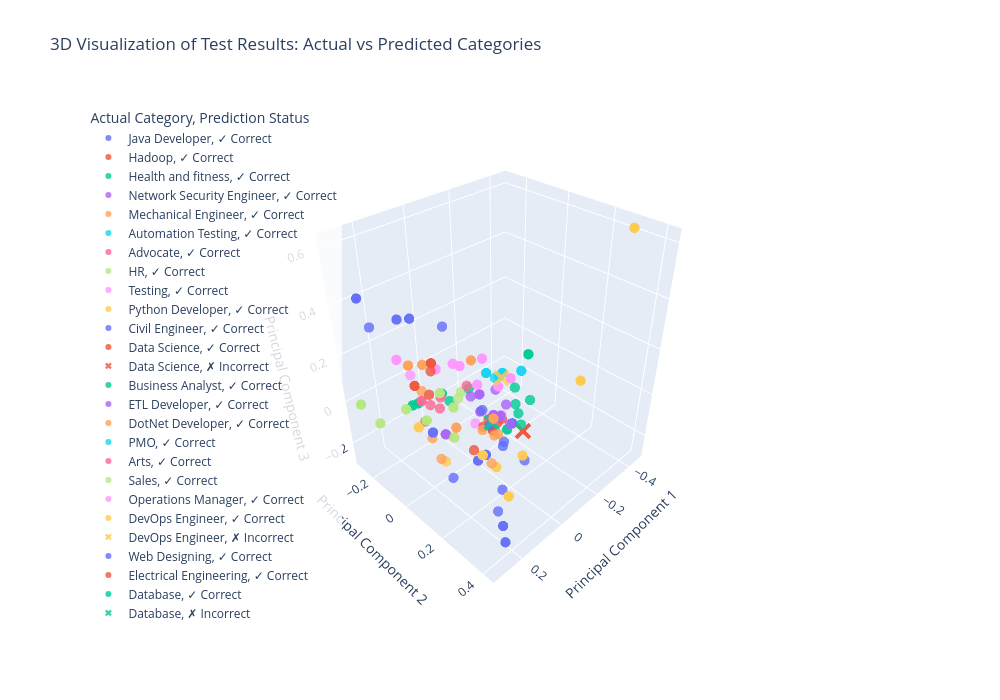

Notebook cell for this chart:
### Code cell
# BLOCK 2: 3D Test Results Visualization (Actual vs Predicted)
from sklearn.decomposition import PCA
import plotly.graph_objects as go
from plotly.subplots import make_subplots
import numpy as np
import pandas as pd

# Get test predictions
y_pred = clf.predict(X_test)
y_test_array = y_test.values if hasattr(y_test, 'values') else np.array(y_test)

# Reduce test data to 3 dimensions
pca_test = PCA(n_components=3)
X_test_dense = X_test.toarray() if hasattr(X_test, 'toarray') else X_test
test_pca = pca_test.fit_transform(X_test_dense)

# Create DataFrame with test results
test_results_df = pd.DataFrame({
    'PC1': test_pca[:, 0],
    'PC2': test_pca[:, 1],
    'PC3': test_pca[:, 2],
    'Actual_Category': le.inverse_transform(y_test_array),
    'Predicted_Category': le.inverse_transform(y_pred),
    'Correct': y_test_array == y_pred
})

# Add column for color coding (green = correct, red = incorrect)
test_results_df['Status'] = test_results_df['Correct'].map({True: '✓ Correct', False: '✗ Incorrect'})

# Create interactive 3D scatter plot
fig2 = px.scatter_3d(
    test_results_df,
    x='PC1',
    y='PC2',
    z='PC3',
    color='Actual_Category',
    symbol='Status',
    symbol_map={'✓ Correct': 'circle', '✗ Incorrect': 'x'},
    title='3D Visualization of Test Results: Actual vs Predicted Categories',
    labels={
        'PC1': 'Principal Component 1',
        'PC2': 'Principal Component 2', 
        'PC3': 'Principal Component 3',
        'Actual_Category': 'Actual Category',
        'Status': 'Prediction Status'
    },
    hover_data={
        'Actual_Category': True,
        'Predicted_Category': True,
        'Status': True,
        'PC1': ':.3f',
        'PC2': ':.3f',
        'PC3': ':.3f'
    },
    opacity=0.8,
    size_max=10
)

# Update marker styles
fig2.update_traces(
    marker=dict(size=6),
    selector=dict(mode='markers')
)

fig2.update_layout(
    scene=dict(
        xaxis_title='Principal Component 1',
        yaxis_title='Principal Component 2',
        zaxis_title='Principal Component 3',
        camera=dict(
            eye=dict(x=1.5, y=1.5, z=1.5)
        )
    ),
    width=1000,
    height=700,
    showlegend=True,
    legend=dict(
        yanchor="top",
        y=0.99,
        xanchor="left",
        x=0.01,
        bgcolor="rgba(255, 255, 255, 0.8)"
    )
)

fig2.show()

# Print test statistics
print("="*60)
print("TEST RESULTS SUMMARY")
print("="*60)
print(f"Total Test Samples: {len(test_results_df)}")
print(f"Correct Predictions: {test_results_df['Correct'].sum()}")
print(f"Incorrect Predictions: {(~test_results_df['Correct']).sum()}")
print(f"Accuracy: {test_results_df['Correct'].mean():.2%}")
print("\n" + "="*60)
print("MISCLASSIFIED SAMPLES:")
print("="*60)
misclassified = test_results_df[~test_results_df['Correct']]
if len(misclassified) > 0:
    for idx, row in misclassified.iterrows():
        print(f"Sample {idx}: Actual={row['Actual_Category']} → Predicted={row['Predicted_Category']}")
else:
    print("No misclassified samples found!")

# Per-category accuracy
print("\n" + "="*60)
print("PER-CATEGORY ACCURACY:")
print("="*60)
category_accuracy = test_results_df.groupby('Actual_Category').agg(
    Total=('Correct', 'count'),
    Correct=('Correct', 'sum')
)
category_accuracy['Accuracy'] = category_accuracy['Correct'] / category_accuracy['Total']
for category in category_accuracy.index:
    print(f"{category:25s}: {category_accuracy.loc[category, 'Accuracy']:.2%} ({int(category_accuracy.loc[category, 'Correct'])}/{int(category_accuracy.loc[category, 'Total'])})")

### Figure 1 — Plotly figure (JSON) as saved in the notebook; plotly's stock layout.template omitted (floating-point values rounded to 4 significant figures)
{"data": [{"customdata": [["Java Developer", "Java Developer", "✓ Correct"], ["Java Developer", "Java Developer", "✓ Correct"], ["Java Developer", "Java Developer", "✓ Correct"], ["Java Developer", "Java Developer", "✓ Correct"], ["Java Developer", "Java Developer", "✓ Correct"], ["Java Developer", "Java Developer", "✓ Correct"], ["Java Developer", "Java Developer", "✓ Correct"], ["Java Developer", "Java Developer", "✓ Correct"], ["Java Developer", "Java Developer", "✓ Correct"], ["Java Developer", "Java Developer", "✓ Correct"], ["Java Developer", "Java Developer", "✓ Correct"], ["Java Developer", "Java Developer", "✓ Correct"], ["Java Developer", "Java Developer", "✓ Correct"], ["Java Developer", "Java Developer", "✓ Correct"], ["Java Developer", "Java Developer", "✓ Correct"]], "hovertemplate": "Actual Category=%{customdata[0]}<br>Prediction Status=%{customdata[2]}<br>Principal Component 1=%{x:.3f}<br>Principal Component 2=%{y:.3f}<br>Principal Component 3=%{z:.3f}<br>Predicted_Category=%{customdata[1]}<extra></extra>", "legendgroup": "Java Developer, ✓ Correct", "marker": {"color": "#636efa", "opacity": 0.8, "size": 6, "symbol": "circle"}, "mode": "markers", "name": "Java Developer, ✓ Correct", "scene": "scene", "showlegend": true, "type": "scatter3d", "x": [0.1483, 0.2069, 0.1457, -0.06694, 0.2566, 0.02857, 0.09647, -0.06694, 0.25, 0.2566, 0.02, 0.2178, 0.1457, 0.2178, 0.09647], "y": [0.304, 0.3427, 0.1854, 0.1399, 0.4253, 0.1918, 0.1721, 0.1399, 0.1764, 0.4253, 0.2837, 0.3767, 0.1854, 0.3767, 0.1721], "z": [-0.1292, -0.1566, -0.07943, -0.07177, -0.1941, -0.06539, -0.09478, -0.07177, -0.09235, -0.1941, -0.09675, -0.1901, -0.07943, -0.1901, -0.09478]}, {"customdata": [["Hadoop", "Hadoop", "✓ Correct"], ["Hadoop", "Hadoop", "✓ Correct"], ["Hadoop", "Hadoop", "✓ Correct"], ["Hadoop", "Hadoop", "✓ Correct"]], "hovertemplate": "Actual Category=%{customdata[0]}<br>Prediction Status=%{customdata[2]}<br>Principal Component 1=%{x:.3f}<br>Principal Component 2=%{y:.3f}<br>Principal Component 3=%{z:.3f}<br>Predicted_Category=%{customdata[1]}<extra></extra>", "legendgroup": "Hadoop, ✓ Correct", "marker": {"color": "#EF553B", "opacity": 0.8, "size": 6, "symbol": "circle"}, "mode": "markers", "name": "Hadoop, ✓ Correct", "scene": "scene", "showlegend": true, "type": "scatter3d", "x": [0.03178, -0.04797, 0.03178, -0.01359], "y": [0.1416, 0.1062, 0.1416, 0.07214], "z": [-0.04367, -0.05906, -0.04367, -0.0614]}, {"customdata": [["Health and fitness", "Health and fitness", "✓ Correct"], ["Health and fitness", "Health and fitness", "✓ Correct"], ["Health and fitness", "Health and fitness", "✓ Correct"], ["Health and fitness", "Health and fitness", "✓ Correct"], ["Health and fitness", "Health and fitness", "✓ Correct"], ["Health and fitness", "Health and fitness", "✓ Correct"], ["Health and fitness", "Health and fitness", "✓ Correct"]], "hovertemplate": "Actual Category=%{customdata[0]}<br>Prediction Status=%{customdata[2]}<br>Principal Component 1=%{x:.3f}<br>Principal Component 2=%{y:.3f}<br>Principal Component 3=%{z:.3f}<br>Predicted_Category=%{customdata[1]}<extra></extra>", "legendgroup": "Health and fitness, ✓ Correct", "marker": {"color": "#00cc96", "opacity": 0.8, "size": 6, "symbol": "circle"}, "mode": "markers", "name": "Health and fitness, ✓ Correct", "scene": "scene", "showlegend": true, "type": "scatter3d", "x": [0.1587, -0.01177, 0.1587, 0.0311, 0.132, 0.132, -0.01177], "y": [-0.1446, -0.1868, -0.1446, -0.08927, -0.1467, -0.1467, -0.1868], "z": [-0.02203, -0.08625, -0.02203, -0.0428, -0.02988, -0.02988, -0.08625]}, {"customdata": [["Network Security Engineer", "Network Security Engineer", "✓ Correct"], ["Network Security Engineer", "Network Security Engineer", "✓ Correct"], ["Network Security Engineer", "Network Security Engineer", "✓ Correct"]], "hovertemplate": "Actual Category=%{customdata[0]}<br>Prediction Status=%{customdata[2]}<br>Principal Component 1=%{x:.3f}<br>Principal Component 2=%{y:.3f}<br>Principal Component 3=%{z:.3f}<br>Predicted_Category=%{customdata[1]}<extra></extra>", "legendgroup": "Network Security Engineer, ✓ Correct", "marker": {"color": "#ab63fa", "opacity": 0.8, "size": 6, "symbol": "circle"}, "mode": "markers", "name": "Network Security Engineer, ✓ Correct", "scene": "scene", "showlegend": true, "type": "scatter3d", "x": [-0.03442, -0.0691, -0.03442], "y": [0.003778, 0.0526, 0.003778], "z": [0.003777, 0.03308, 0.003777]}, {"customdata": [["Mechanical Engineer", "Mechanical Engineer", "✓ Correct"], ["Mechanical Engineer", "Mechanical Engineer", "✓ Correct"], ["Mechanical Engineer", "Mechanical Engineer", "✓ Correct"], ["Mechanical Engineer", "Mechanical Engineer", "✓ Correct"], ["Mechanical Engineer", "Mechanical Engineer", "✓ Correct"], ["Mechanical Engineer", "Mechanical Engineer", "✓ Correct"], ["Mechanical Engineer", "Mechanical Engineer", "✓ Correct"], ["Mechanical Engineer", "Mechanical Engineer", "✓ Correct"]], "hovertemplate": "Actual Category=%{customdata[0]}<br>Prediction Status=%{customdata[2]}<br>Principal Component 1=%{x:.3f}<br>Principal Component 2=%{y:.3f}<br>Principal Component 3=%{z:.3f}<br>Predicted_Category=%{customdata[1]}<extra></extra>", "legendgroup": "Mechanical Engineer, ✓ Correct", "marker": {"color": "#FFA15A", "opacity": 0.8, "size": 6, "symbol": "circle"}, "mode": "markers", "name": "Mechanical Engineer, ✓ Correct", "scene": "scene", "showlegend": true, "type": "scatter3d", "x": [-0.1839, 0.1282, 0.1159, 0.1282, 0.1405, 0.1159, -0.1839, 0.1282], "y": [-0.2038, -0.1915, -0.1242, -0.1915, -0.1075, -0.1242, -0.2038, -0.1915], "z": [-0.02336, 0.1163, 0.1474, 0.1163, 0.05462, 0.1474, -0.02336, 0.1163]}, {"customdata": [["Automation Testing", "Automation Testing", "✓ Correct"], ["Automation Testing", "Automation Testing", "✓ Correct"], ["Automation Testing", "Automation Testing", "✓ Correct"], ["Automation Testing", "Automation Testing", "✓ Correct"], ["Automation Testing", "Automation Testing", "✓ Correct"]], "hovertemplate": "Actual Category=%{customdata[0]}<br>Prediction Status=%{customdata[2]}<br>Principal Component 1=%{x:.3f}<br>Principal Component 2=%{y:.3f}<br>Principal Component 3=%{z:.3f}<br>Predicted_Category=%{customdata[1]}<extra></extra>", "legendgroup": "Automation Testing, ✓ Correct", "marker": {"color": "#19d3f3", "opacity": 0.8, "size": 6, "symbol": "circle"}, "mode": "markers", "name": "Automation Testing, ✓ Correct", "scene": "scene", "showlegend": true, "type": "scatter3d", "x": [-0.03839, -0.03839, -0.1982, -0.03839, -0.1982], "y": [0.03697, 0.03697, 0.05742, 0.03697, 0.05742], "z": [0.1154, 0.1154, 0.05286, 0.1154, 0.05286]}, {"customdata": [["Advocate", "Advocate", "✓ Correct"], ["Advocate", "Advocate", "✓ Correct"], ["Advocate", "Advocate", "✓ Correct"]], "hovertemplate": "Actual Category=%{customdata[0]}<br>Prediction Status=%{customdata[2]}<br>Principal Component 1=%{x:.3f}<br>Principal Component 2=%{y:.3f}<br>Principal Component 3=%{z:.3f}<br>Predicted_Category=%{customdata[1]}<extra></extra>", "legendgroup": "Advocate, ✓ Correct", "marker": {"color": "#FF6692", "opacity": 0.8, "size": 6, "symbol": "circle"}, "mode": "markers", "name": "Advocate, ✓ Correct", "scene": "scene", "showlegend": true, "type": "scatter3d", "x": [0.1867, 0.07826, 0.1867], "y": [-0.0381, -0.08135, -0.0381], "z": [-0.01714, 0.004875, -0.01714]}, {"customdata": [["HR", "HR", "✓ Correct"], ["HR", "HR", "✓ Correct"], ["HR", "HR", "✓ Correct"], ["HR", "HR", "✓ Correct"], ["HR", "HR", "✓ Correct"], ["HR", "HR", "✓ Correct"], ["HR", "HR", "✓ Correct"], ["HR", "HR", "✓ Correct"], ["HR", "HR", "✓ Correct"], ["HR", "HR", "✓ Correct"], ["HR", "HR", "✓ Correct"], ["HR", "HR", "✓ Correct"]], "hovertemplate": "Actual Category=%{customdata[0]}<br>Prediction Status=%{customdata[2]}<br>Principal Component 1=%{x:.3f}<br>Principal Component 2=%{y:.3f}<br>Principal Component 3=%{z:.3f}<br>Predicted_Category=%{customdata[1]}<extra></extra>", "legendgroup": "HR, ✓ Correct", "marker": {"color": "#B6E880", "opacity": 0.8, "size": 6, "symbol": "circle"}, "mode": "markers", "name": "HR, ✓ Correct", "scene": "scene", "showlegend": true, "type": "scatter3d", "x": [0.2991, 0.1909, 0.1909, 0.3079, -0.04144, 0.1736, 0.3079, 0.1694, 0.3079, 0.2991, 0.3079, 0.1694], "y": [-0.1489, -0.1407, -0.1407, -0.2454, -0.1067, 0.06378, -0.2454, -0.05277, -0.2454, -0.1489, -0.2454, -0.05277], "z": [-0.02444, -0.01951, -0.01951, 0.009517, -0.05064, -0.022, 0.009517, -0.03146, 0.009517, -0.02444, 0.009517, -0.03146]}, {"customdata": [["Testing", "Testing", "✓ Correct"], ["Testing", "Testing", "✓ Correct"], ["Testing", "Testing", "✓ Correct"], ["Testing", "Testing", "✓ Correct"], ["Testing", "Testing", "✓ Correct"], ["Testing", "Testing", "✓ Correct"], ["Testing", "Testing", "✓ Correct"], ["Testing", "Testing", "✓ Correct"], ["Testing", "Testing", "✓ Correct"], ["Testing", "Testing", "✓ Correct"], ["Testing", "Testing", "✓ Correct"], ["Testing", "Testing", "✓ Correct"], ["Testing", "Testing", "✓ Correct"], ["Testing", "Testing", "✓ Correct"], ["Testing", "Testing", "✓ Correct"], ["Testing", "Testing", "✓ Correct"]], "hovertemplate": "Actual Category=%{customdata[0]}<br>Prediction Status=%{customdata[2]}<br>Principal Component 1=%{x:.3f}<br>Principal Component 2=%{y:.3f}<br>Principal Component 3=%{z:.3f}<br>Predicted_Category=%{customdata[1]}<extra></extra>", "legendgroup": "Testing, ✓ Correct", "marker": {"color": "#FF97FF", "opacity": 0.8, "size": 6, "symbol": "circle"}, "mode": "markers", "name": "Testing, ✓ Correct", "scene": "scene", "showlegend": true, "type": "scatter3d", "x": [0.04053, -0.0253, 0.04053, 0.2765, -0.01712, 0.2765, -0.07136, 0.2765, 0.2765, -0.07136, 0.2765, -0.07136, 0.04053, 0.08834, -0.0253, 0.1583], "y": [-0.1468, -0.1274, -0.1468, -0.0379, 0.1351, -0.0379, -0.1435, -0.0379, -0.0379, -0.1435, -0.0379, -0.1435, -0.1468, 0.1133, -0.1274, -0.1408], "z": [0.07771, 0.07876, 0.07771, 0.2919, -0.005361, 0.2919, 0.03693, 0.2919, 0.2919, 0.03693, 0.2919, 0.03693, 0.07771, 0.006794, 0.07876, 0.1158]}, {"customdata": [["Python Developer", "Python Developer", "✓ Correct"], ["Python Developer", "Python Developer", "✓ Correct"], ["Python Developer", "Python Developer", "✓ Correct"], ["Python Developer", "Python Developer", "✓ Correct"], ["Python Developer", "Python Developer", "✓ Correct"], ["Python Developer", "Python Developer", "✓ Correct"], ["Python Developer", "Python Developer", "✓ Correct"], ["Python Developer", "Python Developer", "✓ Correct"], ["Python Developer", "Python Developer", "✓ Correct"], ["Python Developer", "Python Developer", "✓ Correct"]], "hovertemplate": "Actual Category=%{customdata[0]}<br>Prediction Status=%{customdata[2]}<br>Principal Component 1=%{x:.3f}<br>Principal Component 2=%{y:.3f}<br>Principal Component 3=%{z:.3f}<br>Predicted_Category=%{customdata[1]}<extra></extra>", "legendgroup": "Python Developer, ✓ Correct", "marker": {"color": "#FECB52", "opacity": 0.8, "size": 6, "symbol": "circle"}, "mode": "markers", "name": "Python Developer, ✓ Correct", "scene": "scene", "showlegend": true, "type": "scatter3d", "x": [0.2515, 0.2477, 0.2477, 0.001685, 0.001685, 0.1023, 0.1023, 0.06424, 0.06424, 0.06424], "y": [0.1447, 0.005722, 0.005722, 0.2573, 0.2573, 0.2289, 0.2289, 0.121, 0.121, 0.121], "z": [-0.03834, 0.02141, 0.02141, -0.1052, -0.1052, -0.1099, -0.1099, -0.1536, -0.1536, -0.1536]}, {"customdata": [["Civil Engineer", "Civil Engineer", "✓ Correct"], ["Civil Engineer", "Civil Engineer", "✓ Correct"], ["Civil Engineer", "Civil Engineer", "✓ Correct"], ["Civil Engineer", "Civil Engineer", "✓ Correct"], ["Civil Engineer", "Civil Engineer", "✓ Correct"], ["Civil Engineer", "Civil Engineer", "✓ Correct"], ["Civil Engineer", "Civil Engineer", "✓ Correct"], ["Civil Engineer", "Civil Engineer", "✓ Correct"], ["Civil Engineer", "Civil Engineer", "✓ Correct"]], "hovertemplate": "Actual Category=%{customdata[0]}<br>Prediction Status=%{customdata[2]}<br>Principal Component 1=%{x:.3f}<br>Principal Component 2=%{y:.3f}<br>Principal Component 3=%{z:.3f}<br>Predicted_Category=%{customdata[1]}<extra></extra>", "legendgroup": "Civil Engineer, ✓ Correct", "marker": {"color": "#636efa", "opacity": 0.8, "size": 6, "symbol": "circle"}, "mode": "markers", "name": "Civil Engineer, ✓ Correct", "scene": "scene", "showlegend": true, "type": "scatter3d", "x": [0.1425, 0.1425, 0.0434, 0.2401, 0.2401, -0.07053, 0.2401, 0.0434, 0.2294], "y": [-0.211, -0.211, -0.2762, -0.2858, -0.2858, -0.2321, -0.2858, -0.2762, -0.2493], "z": [0.3061, 0.3061, 0.2387, 0.3974, 0.3974, 0.1736, 0.3974, 0.2387, 0.296]}, {"customdata": [["Data Science", "Data Science", "✓ Correct"], ["Data Science", "Data Science", "✓ Correct"], ["Data Science", "Data Science", "✓ Correct"]], "hovertemplate": "Actual Category=%{customdata[0]}<br>Prediction Status=%{customdata[2]}<br>Principal Component 1=%{x:.3f}<br>Principal Component 2=%{y:.3f}<br>Principal Component 3=%{z:.3f}<br>Predicted_Category=%{customdata[1]}<extra></extra>", "legendgroup": "Data Science, ✓ Correct", "marker": {"color": "#EF553B", "opacity": 0.8, "size": 6, "symbol": "circle"}, "mode": "markers", "name": "Data Science, ✓ Correct", "scene": "scene", "showlegend": true, "type": "scatter3d", "x": [-0.03987, -0.003759, 0.1222], "y": [0.09182, 0.05466, 0.1401], "z": [-0.08096, -0.1013, -0.07712]}, {"customdata": [["Data Science", "SAP Developer", "✗ Incorrect"], ["Data Science", "SAP Developer", "✗ Incorrect"]], "hovertemplate": "Actual Category=%{customdata[0]}<br>Prediction Status=%{customdata[2]}<br>Principal Component 1=%{x:.3f}<br>Principal Component 2=%{y:.3f}<br>Principal Component 3=%{z:.3f}<br>Predicted_Category=%{customdata[1]}<extra></extra>", "legendgroup": "Data Science, ✗ Incorrect", "marker": {"color": "#EF553B", "opacity": 0.8, "size": 6, "symbol": "x"}, "mode": "markers", "name": "Data Science, ✗ Incorrect", "scene": "scene", "showlegend": true, "type": "scatter3d", "x": [-0.1367, -0.1367], "y": [0.1306, 0.1306], "z": [-0.1579, -0.1579]}, {"customdata": [["Business Analyst", "Business Analyst", "✓ Correct"], ["Business Analyst", "Business Analyst", "✓ Correct"], ["Business Analyst", "Business Analyst", "✓ Correct"], ["Business Analyst", "Business Analyst", "✓ Correct"]], "hovertemplate": "Actual Category=%{customdata[0]}<br>Prediction Status=%{customdata[2]}<br>Principal Component 1=%{x:.3f}<br>Principal Component 2=%{y:.3f}<br>Principal Component 3=%{z:.3f}<br>Predicted_Category=%{customdata[1]}<extra></extra>", "legendgroup": "Business Analyst, ✓ Correct", "marker": {"color": "#00cc96", "opacity": 0.8, "size": 6, "symbol": "circle"}, "mode": "markers", "name": "Business Analyst, ✓ Correct", "scene": "scene", "showlegend": true, "type": "scatter3d", "x": [-0.07433, -0.3962, -0.3962, -0.3962], "y": [-0.09892, -0.08744, -0.08744, -0.08744], "z": [-0.04798, -0.04079, -0.04079, -0.04079]}, {"customdata": [["ETL Developer", "ETL Developer", "✓ Correct"], ["ETL Developer", "ETL Developer", "✓ Correct"], ["ETL Developer", "ETL Developer", "✓ Correct"], ["ETL Developer", "ETL Developer", "✓ Correct"], ["ETL Developer", "ETL Developer", "✓ Correct"], ["ETL Developer", "ETL Developer", "✓ Correct"], ["ETL Developer", "ETL Developer", "✓ Correct"]], "hovertemplate": "Actual Category=%{customdata[0]}<br>Prediction Status=%{customdata[2]}<br>Principal Component 1=%{x:.3f}<br>Principal Component 2=%{y:.3f}<br>Principal Component 3=%{z:.3f}<br>Predicted_Category=%{customdata[1]}<extra></extra>", "legendgroup": "ETL Developer, ✓ Correct", "marker": {"color": "#ab63fa", "opacity": 0.8, "size": 6, "symbol": "circle"}, "mode": "markers", "name": "ETL Developer, ✓ Correct", "scene": "scene", "showlegend": true, "type": "scatter3d", "x": [-0.08383, -0.01586, 0.1627, 0.1627, -0.01586, -0.01586, -0.08383], "y": [0.06335, 0.02657, 0.04089, 0.04089, 0.02657, 0.02657, 0.06335], "z": [-0.09243, -0.05336, -0.04123, -0.04123, -0.05336, -0.05336, -0.09243]}, {"customdata": [["DotNet Developer", "DotNet Developer", "✓ Correct"], ["DotNet Developer", "DotNet Developer", "✓ Correct"], ["DotNet Developer", "DotNet Developer", "✓ Correct"], ["DotNet Developer", "DotNet Developer", "✓ Correct"], ["DotNet Developer", "DotNet Developer", "✓ Correct"]], "hovertemplate": "Actual Category=%{customdata[0]}<br>Prediction Status=%{customdata[2]}<br>Principal Component 1=%{x:.3f}<br>Principal Component 2=%{y:.3f}<br>Principal Component 3=%{z:.3f}<br>Predicted_Category=%{customdata[1]}<extra></extra>", "legendgroup": "DotNet Developer, ✓ Correct", "marker": {"color": "#FFA15A", "opacity": 0.8, "size": 6, "symbol": "circle"}, "mode": "markers", "name": "DotNet Developer, ✓ Correct", "scene": "scene", "showlegend": true, "type": "scatter3d", "x": [0.02437, 0.09989, 0.02378, 0.219, 0.241], "y": [0.08056, 0.2039, 0.1398, 0.03892, 0.1087], "z": [-0.08395, -0.1107, -0.07222, -0.02426, -0.05858]}, {"customdata": [["PMO", "PMO", "✓ Correct"], ["PMO", "PMO", "✓ Correct"], ["PMO", "PMO", "✓ Correct"], ["PMO", "PMO", "✓ Correct"], ["PMO", "PMO", "✓ Correct"], ["PMO", "PMO", "✓ Correct"], ["PMO", "PMO", "✓ Correct"]], "hovertemplate": "Actual Category=%{customdata[0]}<br>Prediction Status=%{customdata[2]}<br>Principal Component 1=%{x:.3f}<br>Principal Component 2=%{y:.3f}<br>Principal Component 3=%{z:.3f}<br>Predicted_Category=%{customdata[1]}<extra></extra>", "legendgroup": "PMO, ✓ Correct", "marker": {"color": "#19d3f3", "opacity": 0.8, "size": 6, "symbol": "circle"}, "mode": "markers", "name": "PMO, ✓ Correct", "scene": "scene", "showlegend": true, "type": "scatter3d", "x": [-0.3158, -0.3123, -0.2641, -0.3123, -0.3158, -0.3158, -0.3123], "y": [-0.1578, -0.1739, -0.1499, -0.1739, -0.1578, -0.1578, -0.1739], "z": [-0.1304, -0.155, -0.1246, -0.155, -0.1304, -0.1304, -0.155]}, {"customdata": [["Arts", "Arts", "✓ Correct"], ["Arts", "Arts", "✓ Correct"], ["Arts", "Arts", "✓ Correct"], ["Arts", "Arts", "✓ Correct"], ["Arts", "Arts", "✓ Correct"], ["Arts", "Arts", "✓ Correct"]], "hovertemplate": "Actual Category=%{customdata[0]}<br>Prediction Status=%{customdata[2]}<br>Principal Component 1=%{x:.3f}<br>Principal Component 2=%{y:.3f}<br>Principal Component 3=%{z:.3f}<br>Predicted_Category=%{customdata[1]}<extra></extra>", "legendgroup": "Arts, ✓ Correct", "marker": {"color": "#FF6692", "opacity": 0.8, "size": 6, "symbol": "circle"}, "mode": "markers", "name": "Arts, ✓ Correct", "scene": "scene", "showlegend": true, "type": "scatter3d", "x": [0.1142, 0.1522, -0.08634, 0.1165, 0.0827, 0.1522], "y": [-0.09656, -0.0965, -0.1237, -0.04087, -0.07479, -0.0965], "z": [-0.01905, 0.02245, -0.05491, -0.0003869, 0.02439, 0.02245]}, {"customdata": [["Sales", "Sales", "✓ Correct"], ["Sales", "Sales", "✓ Correct"], ["Sales", "Sales", "✓ Correct"], ["Sales", "Sales", "✓ Correct"], ["Sales", "Sales", "✓ Correct"], ["Sales", "Sales", "✓ Correct"], ["Sales", "Sales", "✓ Correct"], ["Sales", "Sales", "✓ Correct"]], "hovertemplate": "Actual Category=%{customdata[0]}<br>Prediction Status=%{customdata[2]}<br>Principal Component 1=%{x:.3f}<br>Principal Component 2=%{y:.3f}<br>Principal Component 3=%{z:.3f}<br>Predicted_Category=%{customdata[1]}<extra></extra>", "legendgroup": "Sales, ✓ Correct", "marker": {"color": "#B6E880", "opacity": 0.8, "size": 6, "symbol": "circle"}, "mode": "markers", "name": "Sales, ✓ Correct", "scene": "scene", "showlegend": true, "type": "scatter3d", "x": [0.003353, -0.005138, -0.005138, 0.003353, 0.1158, 0.1158, -0.0565, -0.005138], "y": [-0.1023, -0.1907, -0.1907, -0.1023, 0.02993, 0.02993, -0.145, -0.1907], "z": [-0.0981, -0.08292, -0.08292, -0.0981, -0.09398, -0.09398, -0.1134, -0.08292]}, {"customdata": [["Operations Manager", "Operations Manager", "✓ Correct"], ["Operations Manager", "Operations Manager", "✓ Correct"], ["Operations Manager", "Operations Manager", "✓ Correct"], ["Operations Manager", "Operations Manager", "✓ Correct"], ["Operations Manager", "Operations Manager", "✓ Correct"], ["Operations Manager", "Operations Manager", "✓ Correct"], ["Operations Manager", "Operations Manager", "✓ Correct"], ["Operations Manager", "Operations Manager", "✓ Correct"], ["Operations Manager", "Operations Manager", "✓ Correct"], ["Operations Manager", "Operations Manager", "✓ Correct"], ["Operations Manager", "Operations Manager", "✓ Correct"], ["Operations Manager", "Operations Manager", "✓ Correct"]], "hovertemplate": "Actual Category=%{customdata[0]}<br>Prediction Status=%{customdata[2]}<br>Principal Component 1=%{x:.3f}<br>Principal Component 2=%{y:.3f}<br>Principal Component 3=%{z:.3f}<br>Predicted_Category=%{customdata[1]}<extra></extra>", "legendgroup": "Operations Manager, ✓ Correct", "marker": {"color": "#FF97FF", "opacity": 0.8, "size": 6, "symbol": "circle"}, "mode": "markers", "name": "Operations Manager, ✓ Correct", "scene": "scene", "showlegend": true, "type": "scatter3d", "x": [-0.4581, -0.224, -0.1915, -0.1915, -0.4581, -0.3099, -0.3099, -0.3099, -0.4581, -0.4581, -0.224, -0.224], "y": [-0.2456, -0.1817, -0.1792, -0.1792, -0.2456, -0.1764, -0.1764, -0.1764, -0.2456, -0.2456, -0.1817, -0.1817], "z": [-0.2804, -0.0239, -0.1371, -0.1371, -0.2804, -0.2089, -0.2089, -0.2089, -0.2804, -0.2804, -0.0239, -0.0239]}, {"customdata": [["DevOps Engineer", "DevOps Engineer", "✓ Correct"], ["DevOps Engineer", "DevOps Engineer", "✓ Correct"], ["DevOps Engineer", "DevOps Engineer", "✓ Correct"], ["DevOps Engineer", "DevOps Engineer", "✓ Correct"], ["DevOps Engineer", "DevOps Engineer", "✓ Correct"], ["DevOps Engineer", "DevOps Engineer", "✓ Correct"], ["DevOps Engineer", "DevOps Engineer", "✓ Correct"], ["DevOps Engineer", "DevOps Engineer", "✓ Correct"], ["DevOps Engineer", "DevOps Engineer", "✓ Correct"], ["DevOps Engineer", "DevOps Engineer", "✓ Correct"], ["DevOps Engineer", "DevOps Engineer", "✓ Correct"], ["DevOps Engineer", "DevOps Engineer", "✓ Correct"], ["DevOps Engineer", "DevOps Engineer", "✓ Correct"]], "hovertemplate": "Actual Category=%{customdata[0]}<br>Prediction Status=%{customdata[2]}<br>Principal Component 1=%{x:.3f}<br>Principal Component 2=%{y:.3f}<br>Principal Component 3=%{z:.3f}<br>Predicted_Category=%{customdata[1]}<extra></extra>", "legendgroup": "DevOps Engineer, ✓ Correct", "marker": {"color": "#FECB52", "opacity": 0.8, "size": 6, "symbol": "circle"}, "mode": "markers", "name": "DevOps Engineer, ✓ Correct", "scene": "scene", "showlegend": true, "type": "scatter3d", "x": [-0.4409, -0.4409, 0.1777, 0.1777, -0.2267, -0.4409, -0.4409, -0.2267, -0.2267, -0.2267, -0.4409, -0.4409, 0.1777], "y": [0.3064, 0.3064, 0.3617, 0.3617, 0.3081, 0.3064, 0.3064, 0.3081, 0.3081, 0.3081, 0.3064, 0.3064, 0.3617], "z": [0.6182, 0.6182, -0.09389, -0.09389, 0.126, 0.6182, 0.6182, 0.126, 0.126, 0.126, 0.6182, 0.6182, -0.09389]}, {"customdata": [["DevOps Engineer", "PMO", "✗ Incorrect"]], "hovertemplate": "Actual Category=%{customdata[0]}<br>Prediction Status=%{customdata[2]}<br>Principal Component 1=%{x:.3f}<br>Principal Component 2=%{y:.3f}<br>Principal Component 3=%{z:.3f}<br>Predicted_Category=%{customdata[1]}<extra></extra>", "legendgroup": "DevOps Engineer, ✗ Incorrect", "marker": {"color": "#FECB52", "opacity": 0.8, "size": 6, "symbol": "x"}, "mode": "markers", "name": "DevOps Engineer, ✗ Incorrect", "scene": "scene", "showlegend": true, "type": "scatter3d", "x": [-0.2447], "y": [-0.09156], "z": [-0.08283]}, {"customdata": [["Web Designing", "Web Designing", "✓ Correct"], ["Web Designing", "Web Designing", "✓ Correct"], ["Web Designing", "Web Designing", "✓ Correct"], ["Web Designing", "Web Designing", "✓ Correct"], ["Web Designing", "Web Designing", "✓ Correct"]], "hovertemplate": "Actual Category=%{customdata[0]}<br>Prediction Status=%{customdata[2]}<br>Principal Component 1=%{x:.3f}<br>Principal Component 2=%{y:.3f}<br>Principal Component 3=%{z:.3f}<br>Predicted_Category=%{customdata[1]}<extra></extra>", "legendgroup": "Web Designing, ✓ Correct", "marker": {"color": "#636efa", "opacity": 0.8, "size": 6, "symbol": "circle"}, "mode": "markers", "name": "Web Designing, ✓ Correct", "scene": "scene", "showlegend": true, "type": "scatter3d", "x": [-0.01177, 0.1877, 0.1877, 0.01681, 0.04989], "y": [0.04201, 0.002458, 0.002458, 0.1079, 0.2084], "z": [-0.03465, -0.0417, -0.0417, -0.05014, -0.06038]}, {"customdata": [["Electrical Engineering", "Electrical Engineering", "✓ Correct"], ["Electrical Engineering", "Electrical Engineering", "✓ Correct"], ["Electrical Engineering", "Electrical Engineering", "✓ Correct"], ["Electrical Engineering", "Electrical Engineering", "✓ Correct"], ["Electrical Engineering", "Electrical Engineering", "✓ Correct"], ["Electrical Engineering", "Electrical Engineering", "✓ Correct"]], "hovertemplate": "Actual Category=%{customdata[0]}<br>Prediction Status=%{customdata[2]}<br>Principal Component 1=%{x:.3f}<br>Principal Component 2=%{y:.3f}<br>Principal Component 3=%{z:.3f}<br>Predicted_Category=%{customdata[1]}<extra></extra>", "legendgroup": "Electrical Engineering, ✓ Correct", "marker": {"color": "#EF553B", "opacity": 0.8, "size": 6, "symbol": "circle"}, "mode": "markers", "name": "Electrical Engineering, ✓ Correct", "scene": "scene", "showlegend": true, "type": "scatter3d", "x": [0.1544, 0.03214, 0.08127, 0.1544, 0.1052, 0.03214], "y": [-0.1269, -0.1832, -0.1241, -0.1269, -0.112, -0.1832], "z": [0.07441, 0.08237, 0.1017, 0.07441, 0.01516, 0.08237]}, {"customdata": [["Database", "Database", "✓ Correct"], ["Database", "Database", "✓ Correct"], ["Database", "Database", "✓ Correct"], ["Database", "Database", "✓ Correct"], ["Database", "Database", "✓ Correct"], ["Database", "Database", "✓ Correct"], ["Database", "Database", "✓ Correct"]], "hovertemplate": "Actual Category=%{customdata[0]}<br>Prediction Status=%{customdata[2]}<br>Principal Component 1=%{x:.3f}<br>Principal Component 2=%{y:.3f}<br>Principal Component 3=%{z:.3f}<br>Predicted_Category=%{customdata[1]}<extra></extra>", "legendgroup": "Database, ✓ Correct", "marker": {"color": "#00cc96", "opacity": 0.8, "size": 6, "symbol": "circle"}, "mode": "markers", "name": "Database, ✓ Correct", "scene": "scene", "showlegend": true, "type": "scatter3d", "x": [-0.05949, -0.05346, -0.05346, -0.1868, -0.1126, -0.1397, -0.112], "y": [0.19, 0.1277, 0.1277, 0.1156, 0.1117, 0.08106, 0.1272], "z": [-0.04218, -0.1003, -0.1003, -0.04613, -0.02494, 0.01962, -0.05903]}, {"customdata": [["Database", "Data Science", "✗ Incorrect"]], "hovertemplate": "Actual Category=%{customdata[0]}<br>Prediction Status=%{customdata[2]}<br>Principal Component 1=%{x:.3f}<br>Principal Component 2=%{y:.3f}<br>Principal Component 3=%{z:.3f}<br>Predicted_Category=%{customdata[1]}<extra></extra>", "legendgroup": "Database, ✗ Incorrect", "marker": {"color": "#00cc96", "opacity": 0.8, "size": 6, "symbol": "x"}, "mode": "markers", "name": "Database, ✗ Incorrect", "scene": "scene", "showlegend": true, "type": "scatter3d", "x": [-0.04911], "y": [0.0524], "z": [-0.1101]}, {"customdata": [["SAP Developer", "SAP Developer", "✓ Correct"], ["SAP Developer", "SAP Developer", "✓ Correct"], ["SAP Developer", "SAP Developer", "✓ Correct"], ["SAP Developer", "SAP Developer", "✓ Correct"], ["SAP Developer", "SAP Developer", "✓ Correct"], ["SAP Developer", "SAP Developer", "✓ Correct"], ["SAP Developer", "SAP Developer", "✓ Correct"]], "hovertemplate": "Actual Category=%{customdata[0]}<br>Prediction Status=%{customdata[2]}<br>Principal Component 1=%{x:.3f}<br>Principal Component 2=%{y:.3f}<br>Principal Component 3=%{z:.3f}<br>Predicted_Category=%{customdata[1]}<extra></extra>", "legendgroup": "SAP Developer, ✓ Correct", "marker": {"color": "#ab63fa", "opacity": 0.8, "size": 6, "symbol": "circle"}, "mode": "markers", "name": "SAP Developer, ✓ Correct", "scene": "scene", "showlegend": true, "type": "scatter3d", "x": [-0.02365, -0.08867, -0.08193, -0.06446, -0.1586, -0.08193, -0.08867], "y": [-0.03177, 0.03573, 0.02794, 0.132, 0.01913, 0.02794, 0.03573], "z": [-0.02017, -0.1207, -0.1084, -0.07818, -0.1073, -0.1084, -0.1207]}, {"customdata": [["Blockchain", "Blockchain", "✓ Correct"], ["Blockchain", "Blockchain", "✓ Correct"], ["Blockchain", "Blockchain", "✓ Correct"], ["Blockchain", "Blockchain", "✓ Correct"], ["Blockchain", "Blockchain", "✓ Correct"], ["Blockchain", "Blockchain", "✓ Correct"], ["Blockchain", "Blockchain", "✓ Correct"]], "hovertemplate": "Actual Category=%{customdata[0]}<br>Prediction Status=%{customdata[2]}<br>Principal Component 1=%{x:.3f}<br>Principal Component 2=%{y:.3f}<br>Principal Component 3=%{z:.3f}<br>Predicted_Category=%{customdata[1]}<extra></extra>", "legendgroup": "Blockchain, ✓ Correct", "marker": {"color": "#FFA15A", "opacity": 0.8, "size": 6, "symbol": "circle"}, "mode": "markers", "name": "Blockchain, ✓ Correct", "scene": "scene", "showlegend": true, "type": "scatter3d", "x": [0.1078, 0.1078, 0.02325, 0.02325, 0.04247, 0.02325, 0.02325], "y": [0.03349, 0.03349, 0.1357, 0.1357, 0.1776, 0.1357, 0.1357], "z": [-0.05002, -0.05002, 0.002617, 0.002617, -0.02999, 0.002617, 0.002617]}], "layout": {"height": 700, "legend": {"bgcolor": "rgba(255, 255, 255, 0.8)", "title": {"text": "Actual Category, Prediction Status"}, "tracegroupgap": 0, "x": 0.01, "xanchor": "left", "y": 0.99, "yanchor": "top"}, "scene": {"camera": {"eye": {"x": 1.5, "y": 1.5, "z": 1.5}}, "domain": {"x": [0, 1], "y": [0, 1]}, "xaxis": {"title": {"text": "Principal Component 1"}}, "yaxis": {"title": {"text": "Principal Component 2"}}, "zaxis": {"title": {"text": "Principal Component 3"}}}, "showlegend": true, "title": {"text": "3D Visualization of Test Results: Actual vs Predicted Categories"}, "width": 1000}}
